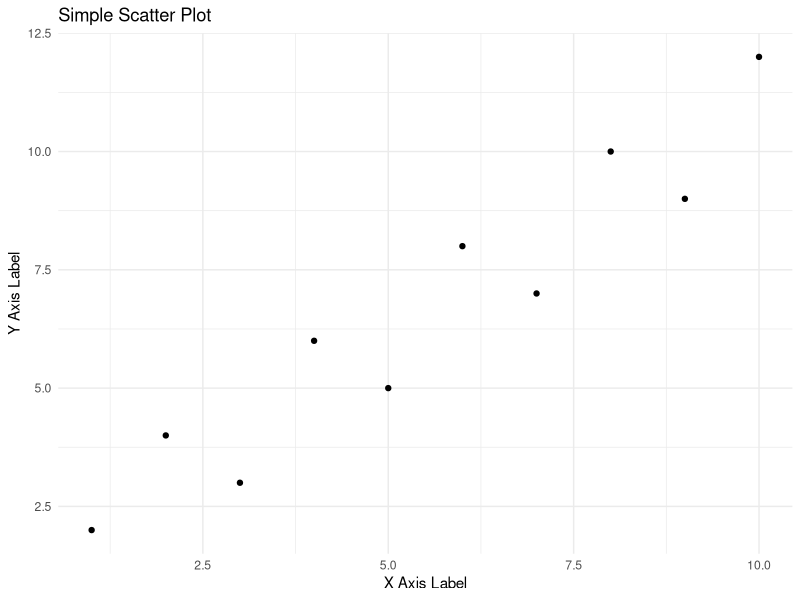

Reproduce this figure in R.
# Load the ggplot2 package
library(ggplot2)

# Sample data
data <- data.frame(
  x = 1:10,
  y = c(2, 4, 3, 6, 5, 8, 7, 10, 9, 12)
)

# Create a scatter plot
ggplot(data, aes(x = x, y = y)) +
  geom_point() +
  theme_minimal() +
  ggtitle("Simple Scatter Plot") +
  xlab("X Axis Label") +
  ylab("Y Axis Label")

DoubleMonstre <- "karim le bg"

bg <- "tttt"

tr <- 'u'
z <- 4






print("wesh wesh la famille")